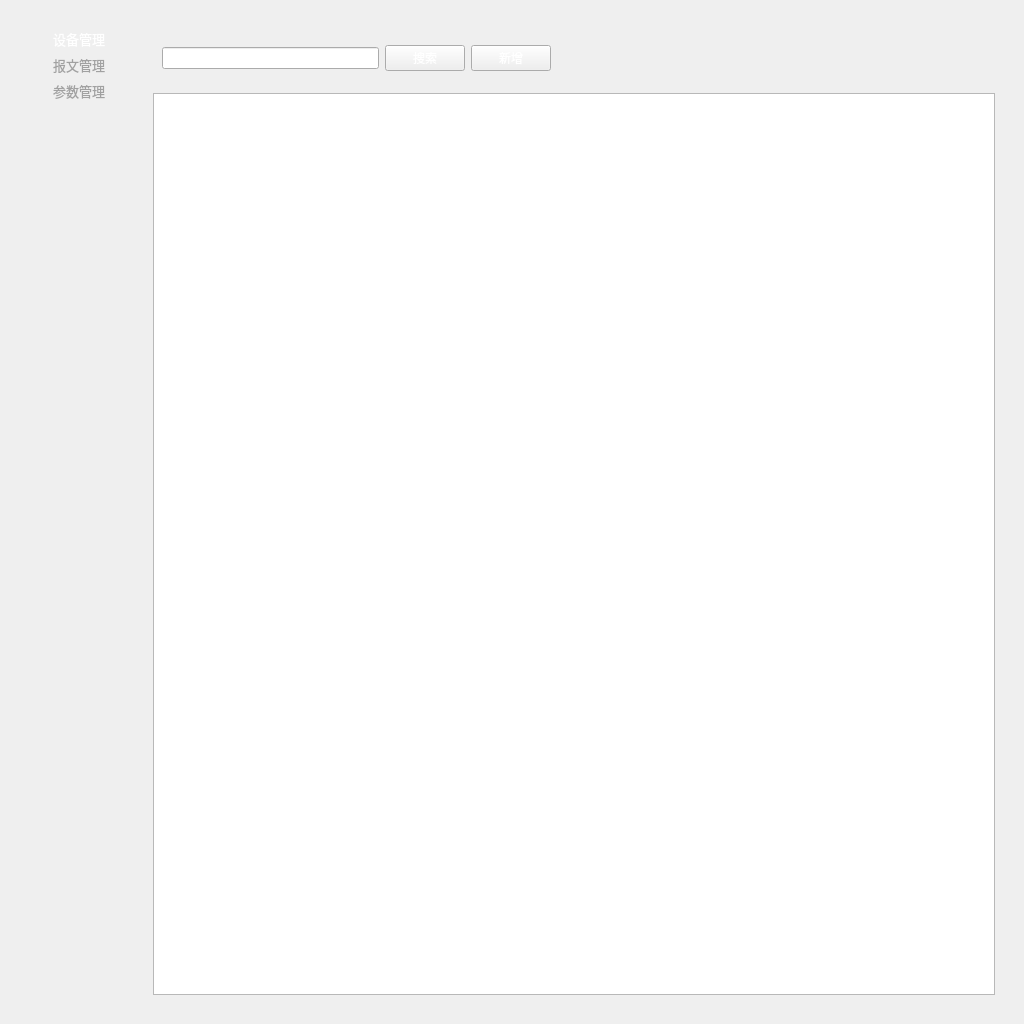
<?xml version="1.0" encoding="UTF-8"?>
<ui version="4.0">
 <class>Widget</class>
 <widget class="QWidget" name="Widget">
  <property name="geometry">
   <rect>
    <x>0</x>
    <y>0</y>
    <width>1024</width>
    <height>1024</height>
   </rect>
  </property>
  <property name="sizePolicy">
   <sizepolicy hsizetype="Preferred" vsizetype="Preferred">
    <horstretch>0</horstretch>
    <verstretch>0</verstretch>
   </sizepolicy>
  </property>
  <property name="minimumSize">
   <size>
    <width>0</width>
    <height>0</height>
   </size>
  </property>
  <property name="maximumSize">
   <size>
    <width>16777215</width>
    <height>16777215</height>
   </size>
  </property>
  <property name="styleSheet">
   <string notr="true">QWidget {
    color: rgb(255, 255, 255);
}</string>
  </property>
  <layout class="QVBoxLayout" name="verticalLayout_3">
   <item>
    <widget class="QWidget" name="widget_2" native="true">
     <property name="styleSheet">
      <string notr="true"/>
     </property>
     <layout class="QHBoxLayout" name="horizontalLayout_3">
      <item>
       <widget class="QWidget" name="widget_3" native="true">
        <property name="minimumSize">
         <size>
          <width>10</width>
          <height>0</height>
         </size>
        </property>
        <layout class="QVBoxLayout" name="verticalLayout">
         <item>
          <widget class="QLabel" name="lb_dev">
           <property name="minimumSize">
            <size>
             <width>100</width>
             <height>0</height>
            </size>
           </property>
           <property name="maximumSize">
            <size>
             <width>100</width>
             <height>16777215</height>
            </size>
           </property>
           <property name="sizeIncrement">
            <size>
             <width>100</width>
             <height>0</height>
            </size>
           </property>
           <property name="layoutDirection">
            <enum>Qt::LeftToRight</enum>
           </property>
           <property name="styleSheet">
            <string notr="true">color:white</string>
           </property>
           <property name="text">
            <string>&lt;html&gt;&lt;head/&gt;&lt;body&gt;&lt;p align=&quot;center&quot;&gt;&lt;span style=&quot; font-size:10pt;&quot;&gt;设备管理&lt;/span&gt;&lt;/p&gt;&lt;/body&gt;&lt;/html&gt;</string>
           </property>
          </widget>
         </item>
         <item>
          <widget class="QLabel" name="lb_pac">
           <property name="maximumSize">
            <size>
             <width>100</width>
             <height>16777215</height>
            </size>
           </property>
           <property name="styleSheet">
            <string notr="true">color: rgb(161, 161, 161)</string>
           </property>
           <property name="text">
            <string>&lt;html&gt;&lt;head/&gt;&lt;body&gt;&lt;p align=&quot;center&quot;&gt;&lt;span style=&quot; font-size:10pt;&quot;&gt;报文管理&lt;/span&gt;&lt;/p&gt;&lt;/body&gt;&lt;/html&gt;</string>
           </property>
          </widget>
         </item>
         <item>
          <widget class="QLabel" name="lb_par">
           <property name="maximumSize">
            <size>
             <width>100</width>
             <height>16777215</height>
            </size>
           </property>
           <property name="styleSheet">
            <string notr="true">color: rgb(161, 161, 161)</string>
           </property>
           <property name="text">
            <string>&lt;html&gt;&lt;head/&gt;&lt;body&gt;&lt;p align=&quot;center&quot;&gt;&lt;span style=&quot; font-size:10pt;&quot;&gt;参数管理&lt;/span&gt;&lt;/p&gt;&lt;/body&gt;&lt;/html&gt;</string>
           </property>
          </widget>
         </item>
         <item>
          <spacer name="verticalSpacer">
           <property name="orientation">
            <enum>Qt::Vertical</enum>
           </property>
           <property name="sizeHint" stdset="0">
            <size>
             <width>20</width>
             <height>100</height>
            </size>
           </property>
          </spacer>
         </item>
        </layout>
       </widget>
      </item>
      <item>
       <widget class="QWidget" name="widget_4" native="true">
        <layout class="QVBoxLayout" name="verticalLayout_2">
         <item>
          <widget class="QWidget" name="widget_5" native="true">
           <layout class="QHBoxLayout" name="horizontalLayout_2">
            <item>
             <widget class="QLineEdit" name="lineEdit_search"/>
            </item>
            <item>
             <widget class="QPushButton" name="searchmgm">
              <property name="text">
               <string>搜索</string>
              </property>
             </widget>
            </item>
            <item>
             <widget class="QPushButton" name="newmgm">
              <property name="text">
               <string>新增</string>
              </property>
             </widget>
            </item>
            <item>
             <spacer name="horizontalSpacer_4">
              <property name="orientation">
               <enum>Qt::Horizontal</enum>
              </property>
              <property name="sizeHint" stdset="0">
               <size>
                <width>20</width>
                <height>40</height>
               </size>
              </property>
             </spacer>
            </item>
            <item>
             <spacer name="horizontalSpacer_2">
              <property name="orientation">
               <enum>Qt::Horizontal</enum>
              </property>
              <property name="sizeHint" stdset="0">
               <size>
                <width>20</width>
                <height>40</height>
               </size>
              </property>
             </spacer>
            </item>
           </layout>
          </widget>
         </item>
         <item>
          <widget class="QTableWidget" name="tb_mgm">
           <property name="enabled">
            <bool>true</bool>
           </property>
           <property name="maximumSize">
            <size>
             <width>1677215</width>
             <height>16777215</height>
            </size>
           </property>
           <property name="font">
            <font>
             <pointsize>9</pointsize>
            </font>
           </property>
           <property name="locale">
            <locale language="Chinese" country="China"/>
           </property>
           <property name="dragEnabled">
            <bool>false</bool>
           </property>
           <property name="sortingEnabled">
            <bool>false</bool>
           </property>
           <attribute name="verticalHeaderVisible">
            <bool>false</bool>
           </attribute>
          </widget>
         </item>
        </layout>
       </widget>
      </item>
     </layout>
    </widget>
   </item>
  </layout>
 </widget>
 <resources/>
 <connections/>
</ui>
